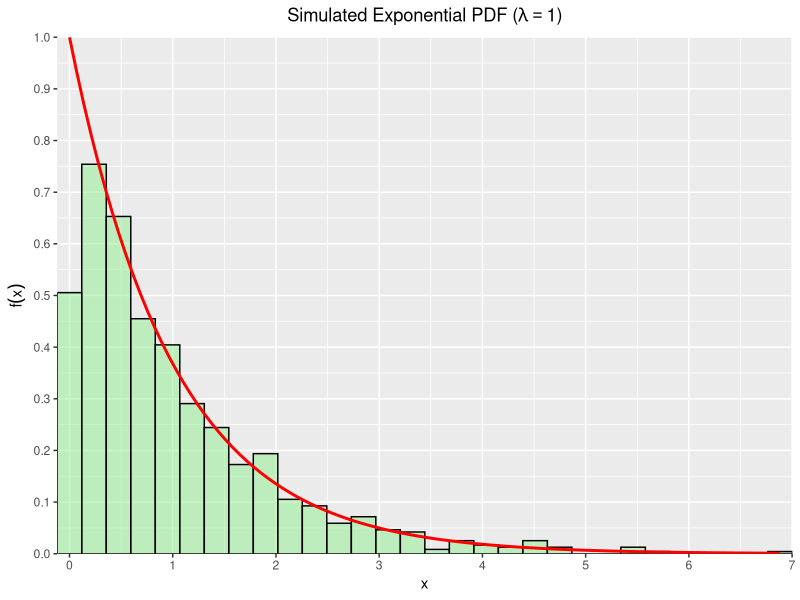
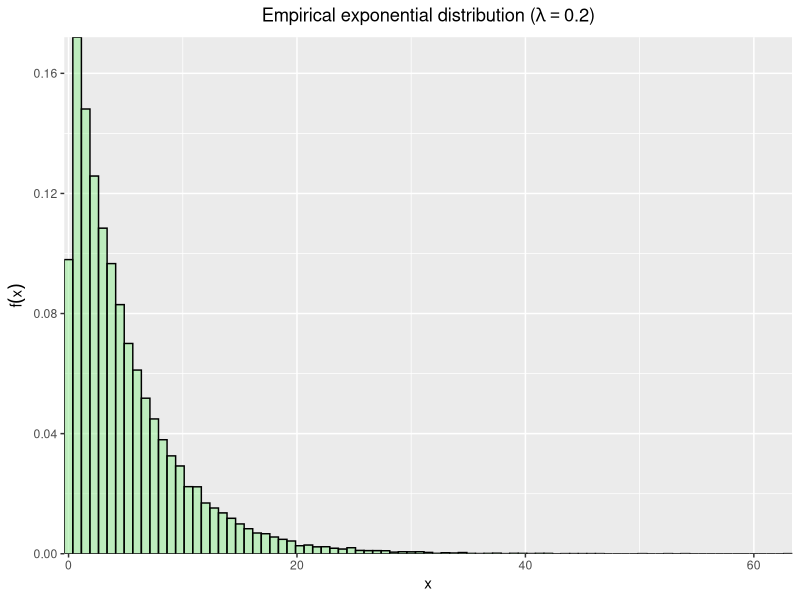

Source code (R) for these figures, in order:
## ---- chunk 1
# Load required libraries
library(dplyr)
library(ggplot2)
# Set chunk options
knitr::opts_chunk$set(echo = FALSE, warning = FALSE, message = FALSE)
## ---- chunk 2
y_rexp <- data.frame(
  sim_values = rexp(n = 1000, rate = 1)
)

ggplot2::ggplot(
  y_rexp,
  aes(sim_values)
) +
  ggplot2::geom_histogram(
    aes(y = ..density..),
    bins = 30,
    col = "black",
    fill = "lightgreen",
    alpha = 0.5
  ) +
  ggplot2::stat_function(
    fun = dexp,
    args = list(rate = 1),
    linewidth = 1,
    col = "red"
  ) +
  ggplot2::scale_x_continuous(
    expand = c(0, 0),
    n.breaks = 10
  ) +
  ggplot2::scale_y_continuous(
    expand = c(0, 0),
    limits = c(0, 1),
    n.breaks = 10
  ) +
  ggplot2::labs(
    title = bquote("Simulated Exponential PDF (" * lambda == 1 * ")"),
    x = "x",
    y = expression(f(x))
  ) +
  ggplot2::theme(
    plot.title = element_text(hjust = 0.5)
  )
## ---- chunk 3
# Set seed for reproducibility
set.seed(100)
# Set parameters
lambda <- 0.2
n_sample <- 40
n_sims <- 1000
# Run 1000 simulations each generating 40 exponential random variables
df_sim <- data.frame(
  vals = c(replicate(n_sims, rexp(n = n_sample, rate = lambda)))
)
# Plot empirical distribution of simulated random numbers
ggplot2::ggplot(df_sim, aes(vals)) +
  ggplot2::geom_histogram(
    aes(y = ..density..),
    binwidth = 0.75,
    col = "black",
    fill = "lightgreen",
    alpha = 0.5
  ) +
  ggplot2::scale_x_continuous(expand = c(0, 0)) +
  ggplot2::scale_y_continuous(expand = c(0, 0), limits = c(0, NA)) +
  ggplot2::labs(
    title = bquote("Empirical exponential distribution (" * lambda == 0.2 * ")"),
    x = "x",
    y = expression(f(x))
  ) +
  ggplot2::theme(plot.title = element_text(hjust = 0.5))
